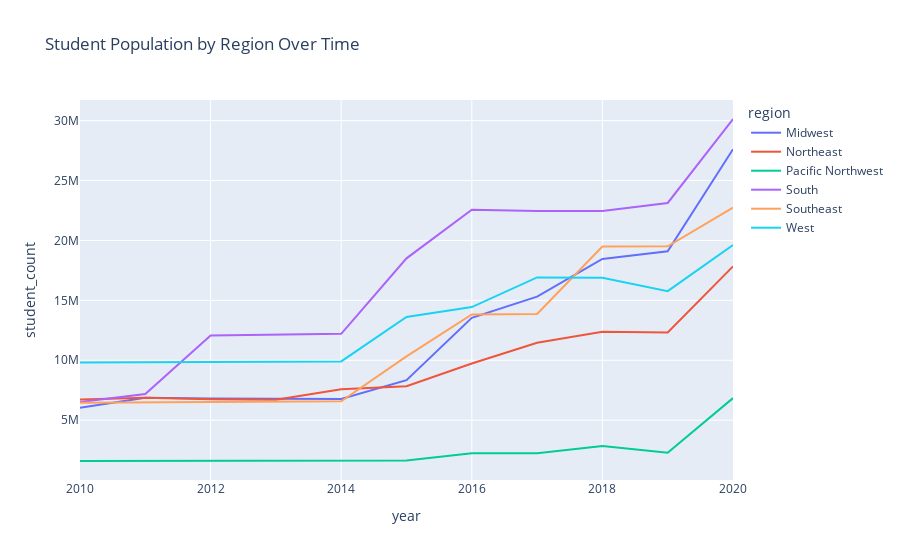

Notebook code for this chart:
### Code cell
tech_voc_cost_by_region_line_chart2 = px.line(
    regional_aggregations,
    x='year',
    y='student_count',
    color='region',
    title='Student Population by Region Over Time',
)

tech_voc_cost_by_region_line_chart2.show()

### Figure 1 — Plotly figure (JSON) as saved in the notebook; plotly's stock layout.template omitted (floating-point values rounded to 4 significant figures)
{"data": [{"hovertemplate": "region=Midwest<br>year=%{x}<br>student_count=%{y}<extra></extra>", "legendgroup": "Midwest", "line": {"color": "#636efa", "dash": "solid"}, "marker": {"symbol": "circle"}, "mode": "lines", "name": "Midwest", "orientation": "v", "showlegend": true, "type": "scatter", "x": [2010, 2011, 2012, 2013, 2014, 2015, 2016, 2017, 2018, 2019, 2020], "xaxis": "x", "y": [6028314, 6868314, 6816199, 6778441, 6764464, 8340178, 13537685, 15311700, 18461162, 19094526, 27618867], "yaxis": "y"}, {"hovertemplate": "region=Northeast<br>year=%{x}<br>student_count=%{y}<extra></extra>", "legendgroup": "Northeast", "line": {"color": "#EF553B", "dash": "solid"}, "marker": {"symbol": "circle"}, "mode": "lines", "name": "Northeast", "orientation": "v", "showlegend": true, "type": "scatter", "x": [2010, 2011, 2012, 2013, 2014, 2015, 2016, 2017, 2018, 2019, 2020], "xaxis": "x", "y": [6730612, 6882768, 6739981, 6703808, 7573912, 7828043, 9726100, 11465636, 12389458, 12320014, 17835363], "yaxis": "y"}, {"hovertemplate": "region=Pacific Northwest<br>year=%{x}<br>student_count=%{y}<extra></extra>", "legendgroup": "Pacific Northwest", "line": {"color": "#00cc96", "dash": "solid"}, "marker": {"symbol": "circle"}, "mode": "lines", "name": "Pacific Northwest", "orientation": "v", "showlegend": true, "type": "scatter", "x": [2010, 2011, 2012, 2013, 2014, 2015, 2016, 2017, 2018, 2019, 2020], "xaxis": "x", "y": [1594937, 1602610, 1611387, 1615010, 1624327, 1641529, 2232473, 2252001, 2841454, 2278695, 6842509], "yaxis": "y"}, {"hovertemplate": "region=South<br>year=%{x}<br>student_count=%{y}<extra></extra>", "legendgroup": "South", "line": {"color": "#ab63fa", "dash": "solid"}, "marker": {"symbol": "circle"}, "mode": "lines", "name": "South", "orientation": "v", "showlegend": true, "type": "scatter", "x": [2010, 2011, 2012, 2013, 2014, 2015, 2016, 2017, 2018, 2019, 2020], "xaxis": "x", "y": [6523045, 7191842, 12077620, 12157832, 12207308, 18508707, 22571259, 22468832, 22449658, 23131083, 30136397], "yaxis": "y"}, {"hovertemplate": "region=Southeast<br>year=%{x}<br>student_count=%{y}<extra></extra>", "legendgroup": "Southeast", "line": {"color": "#FFA15A", "dash": "solid"}, "marker": {"symbol": "circle"}, "mode": "lines", "name": "Southeast", "orientation": "v", "showlegend": true, "type": "scatter", "x": [2010, 2011, 2012, 2013, 2014, 2015, 2016, 2017, 2018, 2019, 2020], "xaxis": "x", "y": [6448032, 6464998, 6505631, 6552971, 6577984, 10331150, 13830438, 13868095, 19494226, 19509433, 22732859], "yaxis": "y"}, {"hovertemplate": "region=West<br>year=%{x}<br>student_count=%{y}<extra></extra>", "legendgroup": "West", "line": {"color": "#19d3f3", "dash": "solid"}, "marker": {"symbol": "circle"}, "mode": "lines", "name": "West", "orientation": "v", "showlegend": true, "type": "scatter", "x": [2010, 2011, 2012, 2013, 2014, 2015, 2016, 2017, 2018, 2019, 2020], "xaxis": "x", "y": [9810154, 9824065, 9839733, 9860223, 9907474, 13617032, 14443488, 16914696, 16878630, 15771628, 19615704], "yaxis": "y"}], "layout": {"legend": {"title": {"text": "region"}, "tracegroupgap": 0}, "title": {"text": "Student Population by Region Over Time"}, "xaxis": {"anchor": "y", "domain": [0, 1], "title": {"text": "year"}}, "yaxis": {"anchor": "x", "domain": [0, 1], "title": {"text": "student_count"}}}}
